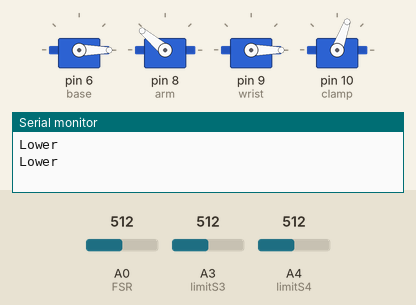
Recording of a sketch running on a simulated Arduino Uno, built with avr-gcc and run on an emulated ATmega328P. Shown: 4 × servo, the last lines printed to the serial monitor. Inputs (shaded band) come from the test bench; at power-on: A3 (limitS3) = 512, A4 (limitS4) = 512, A0 (FSR) = 512.

Above: at 1.2 s.
1.3 s: A3 (limitS3) set to 290
5.4 s: A4 (limitS4) set to 316
8.9 s: A4 (limitS4) set to 286
At 10.5 s:
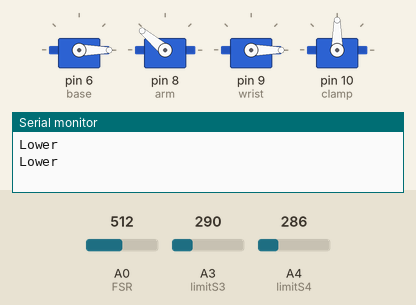
12.2 s: A3 (limitS3) set to 312
At 13.0 s:
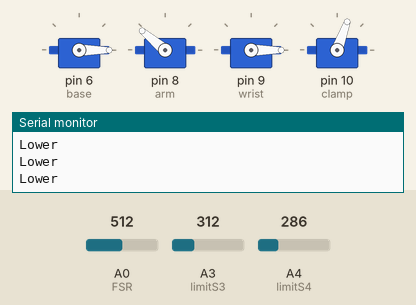
16.3 s: A3 (limitS3) set to 170
At 16.3 s:
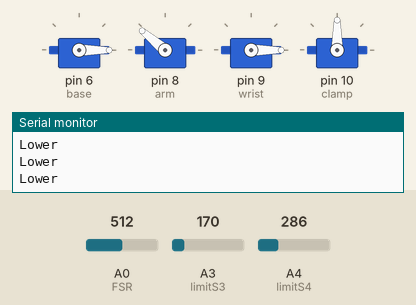
Timing chart, 0 to 18.8 s (numbered marks = the images above; inputs shaded):
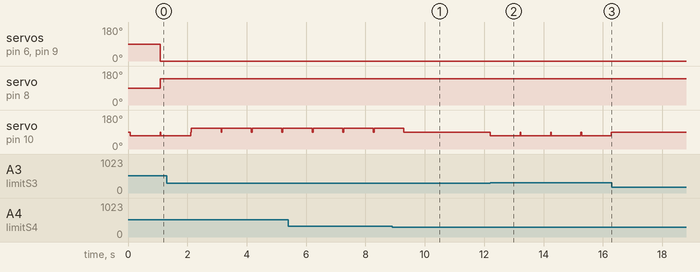

Measured:
- the behaviour switches between 301 and 300 on A4 (limitS4) (found by bisection; images 0 and 1)
- the behaviour switches between 300 and 301 on A3 (limitS3) (found by bisection; images 1 and 2)
- after the input at 8.9 s, servo on pin 10 (clamp): goes on until 9.3 s, then stays 90°
- after the input at 12.2 s, servo on pin 10 (clamp): 90° → 70° at once, → 90° 4.1 s later
- after the input at 16.3 s, servo on pin 10 (clamp): stays 90° (without the input it goes to 70° after 0.01 s)

The sketch:

FourServos_Serial.ino
```cpp
// Definet the libaries to use
#include <Servo.h>

/// Link the Servos to the servo lib
Servo base;
Servo arm;
Servo wrist;
Servo clamp;

/// Input handelers
String read_str;            // Char array to store the input
int  str_pos      = 0;       // Position on the index
long new_val      = 0;       // The value to read from
int  max_angle    = 180;     // Limit the range of motion
int  motor_select = 0;       // Select the servo to rotate
int i = 0;

/// Switch & sensors handelers
int  FSR          = 0;       // Select the input pin for the pressure sensor
int  limitS3      = 3;       // Input for the analog switch
int  limitS4      = 4;       // Input for the analog switch


//TODO: check is switch_pressed can go? nope

bool switch_pressed = false; // Help to release the switch

// Allocate memory to remember the previous values and reset to starting point
//int  base_val  = 90;
//int  arm_val   = 50;
//int  wrist_val = 0;
int  base_val  = 0;
int  arm_val   = 140;
int  wrist_val = 0;
int  clamp_stop = 90; // Should be set to no motion position
int  clamp_val = clamp_stop;

//Initialize Current Position Variables
int BasePos = base_val;

/// Initialize the program
// Runs only once
void setup() {
    Serial.begin(9600); // Startup the serial interface

    // Attach the servos
    base. attach(6);
    arm.  attach(8);
    wrist.attach(9);
    clamp.attach(10);

    Serial.println("Select desired servo, followed by the angle: \n1)Base \n2)Arm \n3)Wrist \n4)Clamp ");
    Serial.println("For example: '1:130' will move servo #1 in 130 degrees\n");
}

/// The main loop, runs as long as the Arduino is connected
void loop() {
    /// continuesly reading the input from the switchs
    int FSRread = analogRead(FSR);
    //int ls1     = analogRead(limitS1);
    //int ls2     = analogRead(limitS2);
    int ls3     = analogRead(limitS3);
    int ls4     = analogRead(limitS4);

    /// Input handler
    /* We expect a string of form #:###, where the first number is the servo
     * number and the digits are the position of the servo. The sequence is
     * terminated by a single newline or carriage return.
     */
    if (Serial.available()) {
        bool valid = true;
        int servoId = Serial.parseInt(); //Read Servo
        if (Serial.read() != '.') valid = false; //Read separator
        Serial.print("Motor ID: "); Serial.println(servoId);
        int position = Serial.parseInt(); //Read Position
        if (Serial.read() != '\n') valid = false; //Read Terminator
        Serial.print("Position: "); Serial.println(position);


        //Do something with the input:
        if (valid && (position >= 0 && position <= 180)) {
          switch (servoId) {
            case 1:
              BasePos = base.read();

               if (BasePos < position){
                  while(BasePos < position){
                        BasePos = BasePos + 1;
                        Serial.println(BasePos);
                        base_val = BasePos;
                        delay(25);
                        base.write(base_val);
                  }
               }
               if (BasePos > position){
                  while(BasePos > position){
                       BasePos = BasePos - 1;
                       Serial.println(BasePos);
                       base_val = BasePos;
                       delay(25);
                       base.write(base_val);

                 }
                        }
               break;
            case 2:
              arm_val = position;
              break;
            case 3:
              position=position/4;
              wrist_val = position;
              break;
            case 4:
              if (position == 90)
              //digitalWrite(3, HIGH);
              digitalWrite(3, LOW);
              else
              digitalWrite(3, HIGH);
              //digitalWrite(3, LOW);
              clamp_val = position;
              break;
            default:
              //Error! Invalid servo
              break;
          }
        }
    }
    if (ls3 > 300) {
         Serial.println("Lower");
         //Serial.println(ls3);
         clamp.write(70);
         digitalWrite(3, HIGH);
         delay(1000);
         clamp.write(clamp_stop);
         clamp_val = clamp_stop;

    }else if (ls4 > 300) {   // Lower switchs are pressed
        //Serial.println("Upper");1:90
        //Serial.println(ls4);
         clamp.write(110);
         digitalWrite(3, HIGH);
         delay(1000);
         clamp.write(clamp_stop);
         clamp_val = clamp_stop;
    }

    base.write(base_val);
    arm.write(arm_val);
    wrist.write(wrist_val);
    clamp.write(clamp_val);


    //Serial.println();


    // Serial.print("FSR Value: "); Serial.print(FSRread); Serial.print('\n');
    delay(25);

}
```
